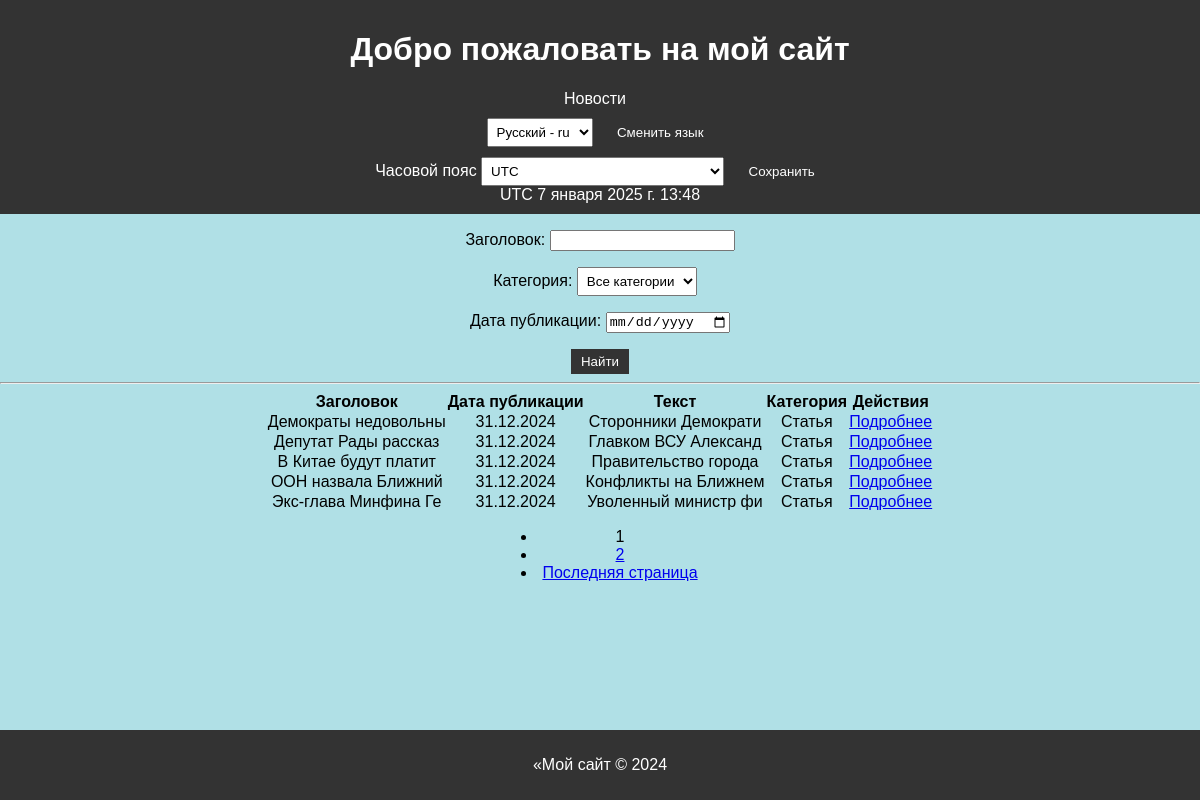
Page /news/ on the committed database.
### newsapp/models.py (models this page shows, shortened)
class Post(models.Model):
    ARTICLE = 'AR'
    NEWS = 'NW'
    CATEGORY_CHOICES = (
        (ARTICLE, _('Article')),
        (NEWS, _('News')),
    )
    author = models.ForeignKey(Author, on_delete=models.CASCADE, null=True, blank=True)
    category_type = models.CharField(max_length=2, choices=CATEGORY_CHOICES, default=ARTICLE, help_text=_('Post type'))
    created_at = models.DateTimeField(auto_now_add=True, verbose_name=_('Created at'))
    categories = models.ManyToManyField(Category, through='PostCategory', related_name='posts', through_fields=('post', 'category'))
    title = models.CharField(max_length=255, verbose_name=_('Title'))
    text = models.TextField(verbose_name=_('Text'))
    rating = models.IntegerField(default=0)
    is_active = models.BooleanField(default=True)

### newsapp/views.py (the view, shortened to what this page needs)
# urls.py: path('news/', views.NewsList.as_view(), name='news_list'),
class NewsList(ListView):
    model = Post
    ordering = '-created_at'
    template_name = 'newsapp/news_list.html'
    context_object_name = 'news'
    paginate_by = 5
    def get_queryset(self):
        queryset = super().get_queryset()
        self.filterset = PostFilter(self.request.GET, queryset)
        return self.filterset.qs
    def get_context_data(self, **kwargs):
        context = super().get_context_data(**kwargs)
        context['filterset'] = self.filterset
        context['current_time'] = timezone.localtime(timezone.now())
        context['timezones'] = pytz.common_timezones
        return context

### newsapp/templatetags/custom_filters.py (called while the page is built)
@register.filter(name='censor')
def censor(value):
    if not isinstance(value, str):
        raise TypeError("Censor filter expects a string input")
    words = value.split()
    censored_text = []
    for word in words:
        clean_word = word.lower()  # Приводим слово к нижнему регистру для сравнения
        for bad_word in BAD_WORDS:
            if bad_word in clean_word:
                word = word[0] + '*' * (len(word) - 1)  # Замена всех букв на '*', кроме первой
        censored_text.append(word)
    return ' '.join(censored_text)

### newsapp/templatetags/custom_tags.py (called while the page is built)
@register.simple_tag(takes_context=True)
def url_replace(context, **kwargs):
    d = context['request'].GET.copy()
    for k, v in kwargs.items():
        d[k] = v
    return d.urlencode()

### newsapp/templates/newsapp/news_list.html (shortened to what this page needs)
{% extends "default.html" %}
{% load i18n %}
{% load custom_tags %}
{% load custom_filters %}
{% block content %}
    <div style="text-align: center">
        <form action="" method="get">
            {{ filterset.form.as_p }}
            <input type="submit" value="{% trans "Найти" %}" />
        </form>
    </div>
    <hr>
    {% if page_obj %}
        <table>
            <tr>
                <th>{% trans "Заголовок" %}</th>
                <th>{% trans "Дата публикации" %}</th>
                <th>{% trans "Текст" %}</th>
                <th>{% trans "Категория" %}</th>
                <th>{% trans "Действия" %}</th>
            </tr>
            {% for news in page_obj %}
                <tr>
                    <td>{{ news.title|censor|slice:":20" }}</td>
                    <td>{{ news.created_at|date:"d.m.Y" }}</td>
                    <td>{{ news.text|censor|slice:":20" }}</td>
                    <td>{{ news.get_category_type_display }}</td>
                    <td>
                        <a href="{% url 'news_detail' news.pk %}">{% trans "Подробнее" %}</a>
                    </td>
                </tr>
            {% endfor %}
        </table>
        <div class="pagination" style="text-align: center;">
            <ul class="pagination-list">
                <li class="active">{{ page_obj.number }}</li>
                {% if page_obj.has_next %}
                    <li><a href="?{% url_replace page=page_obj.next_page_number %}">{{ page_obj.next_page_number }}</a></li>
                {% endif %}
                {% if page_obj.has_next %}
                    <li><a href="?{% url_replace page=page_obj.paginator.num_pages %}">{% trans "Последняя страница" %}</a></li>
                {% endif %}
            </ul>
        </div>
    {% else %}
        <h2>{% trans "Новостей нет!" %}</h2>
    {% endif %}
{% endblock %}

### newsapp/static/css/styles.css (style rules this page uses)
body { font-family: Arial, sans-serif; margin: 0; padding: 0; }
body.light-theme { background-color: powderblue; }
form { margin-top: 10px; text-align: center; }
form select { padding: 5px; margin-right: 10px; }
form input[type="submit"] { padding: 5px 10px; background-color: #333; color: #fff; border: none; cursor: pointer; }
table { margin: 0 auto; text-align: center; border-collapse: collapse; }
.pagination { display: flex; justify-content: center; align-items: center; flex-wrap: wrap; margin: 0 auto; width: 100%; }
.pagination a, .pagination span { margin: 0 5px; }

### rows in the picture
Post: title|censor "Демократы недовольны", created_at "31.12.2024", text|censor "Сторонники Демократи", category_type "Статья"
Post: title|censor "Депутат Рады рассказ", created_at "31.12.2024", text|censor "Главком ВСУ Александ", category_type "Статья"
Post: title|censor "В Китае будут платит", created_at "31.12.2024", text|censor "Правительство города", category_type "Статья"
Post: title|censor "ООН назвала Ближний", created_at "31.12.2024", text|censor "Конфликты на Ближнем", category_type "Статья"
Post: title|censor "Экс-глава Минфина Ге", created_at "31.12.2024", text|censor "Уволенный министр фи", category_type "Статья"

### other values in the picture
{{ TIME_ZONE }} "UTC"
{{ current_time|timezone:TIME_ZONE }} "7 января 2025 г. 13:48"
{{ page_obj.number }} "1"
{{ page_obj.next_page_number }} "2"
form field language "Русский - ru"
form field timezone "UTC"
